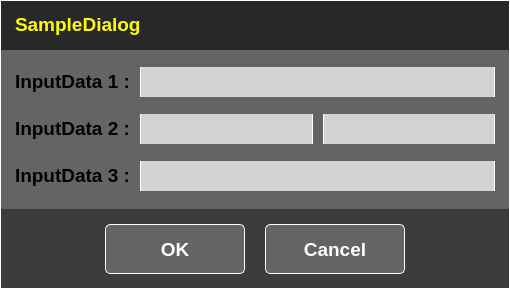
<?xml version="1.0" encoding="UTF-8"?>
<ui version="4.0">
 <class>DialogSample</class>
 <widget class="QDialog" name="DialogSample">
  <property name="geometry">
   <rect>
    <x>0</x>
    <y>0</y>
    <width>510</width>
    <height>289</height>
   </rect>
  </property>
  <property name="windowTitle">
   <string>Dialog</string>
  </property>
  <property name="styleSheet">
   <string notr="true">border-style: inset; 
border-width: 1px;
border-color: white; </string>
  </property>
  <layout class="QVBoxLayout" name="verticalLayout">
   <property name="spacing">
    <number>0</number>
   </property>
   <property name="leftMargin">
    <number>0</number>
   </property>
   <property name="topMargin">
    <number>0</number>
   </property>
   <property name="rightMargin">
    <number>0</number>
   </property>
   <property name="bottomMargin">
    <number>0</number>
   </property>
   <item>
    <widget class="QWidget" name="widget" native="true">
     <property name="sizePolicy">
      <sizepolicy hsizetype="Preferred" vsizetype="Fixed">
       <horstretch>0</horstretch>
       <verstretch>0</verstretch>
      </sizepolicy>
     </property>
     <property name="minimumSize">
      <size>
       <width>0</width>
       <height>50</height>
      </size>
     </property>
     <property name="styleSheet">
      <string notr="true">background:rgb(40,40,40);
border-bottom-style:none;</string>
     </property>
     <layout class="QHBoxLayout" name="horizontalLayout_2">
      <property name="spacing">
       <number>5</number>
      </property>
      <property name="leftMargin">
       <number>15</number>
      </property>
      <property name="topMargin">
       <number>0</number>
      </property>
      <property name="rightMargin">
       <number>5</number>
      </property>
      <property name="bottomMargin">
       <number>0</number>
      </property>
      <item>
       <widget class="QLabel" name="label">
        <property name="sizePolicy">
         <sizepolicy hsizetype="Fixed" vsizetype="Fixed">
          <horstretch>0</horstretch>
          <verstretch>0</verstretch>
         </sizepolicy>
        </property>
        <property name="font">
         <font>
          <family>MS UI Gothic</family>
          <pointsize>14</pointsize>
          <weight>75</weight>
          <bold>true</bold>
          <kerning>true</kerning>
         </font>
        </property>
        <property name="styleSheet">
         <string notr="true">color:yellow;
border:none;</string>
        </property>
        <property name="frameShape">
         <enum>QFrame::NoFrame</enum>
        </property>
        <property name="text">
         <string>SampleDialog</string>
        </property>
       </widget>
      </item>
      <item>
       <spacer name="horizontalSpacer_3">
        <property name="orientation">
         <enum>Qt::Horizontal</enum>
        </property>
        <property name="sizeHint" stdset="0">
         <size>
          <width>486</width>
          <height>20</height>
         </size>
        </property>
       </spacer>
      </item>
      <item>
       <widget class="QPushButton" name="pushButton_3">
        <property name="focusPolicy">
         <enum>Qt::NoFocus</enum>
        </property>
        <property name="styleSheet">
         <string notr="true">border:none;
outline:none;</string>
        </property>
        <property name="text">
         <string/>
        </property>
        <property name="icon">
         <iconset resource="iconimages.qrc">
          <normaloff>:/resources/images/f52d316e-8fc1-4600-af8f-44af88ba6416.png</normaloff>:/resources/images/f52d316e-8fc1-4600-af8f-44af88ba6416.png</iconset>
        </property>
        <property name="iconSize">
         <size>
          <width>32</width>
          <height>32</height>
         </size>
        </property>
       </widget>
      </item>
      <item>
       <widget class="QPushButton" name="pushButton_2">
        <property name="focusPolicy">
         <enum>Qt::NoFocus</enum>
        </property>
        <property name="styleSheet">
         <string notr="true">border:none;
outline:none;</string>
        </property>
        <property name="text">
         <string/>
        </property>
        <property name="icon">
         <iconset resource="iconimages.qrc">
          <normaloff>:/resources/images/242476d6-a274-4f73-9983-2733d47c07a7.png</normaloff>:/resources/images/242476d6-a274-4f73-9983-2733d47c07a7.png</iconset>
        </property>
        <property name="iconSize">
         <size>
          <width>32</width>
          <height>32</height>
         </size>
        </property>
       </widget>
      </item>
      <item>
       <widget class="QPushButton" name="pushButton">
        <property name="focusPolicy">
         <enum>Qt::NoFocus</enum>
        </property>
        <property name="styleSheet">
         <string notr="true">border:none;
outline:none;</string>
        </property>
        <property name="text">
         <string/>
        </property>
        <property name="icon">
         <iconset resource="iconimages.qrc">
          <normaloff>:/resources/images/097c5d0f-1ed8-4cdd-bd7b-911829b7d10b.png</normaloff>:/resources/images/097c5d0f-1ed8-4cdd-bd7b-911829b7d10b.png</iconset>
        </property>
        <property name="iconSize">
         <size>
          <width>32</width>
          <height>32</height>
         </size>
        </property>
       </widget>
      </item>
     </layout>
    </widget>
   </item>
   <item>
    <widget class="QWidget" name="widget_2" native="true">
     <property name="styleSheet">
      <string notr="true">background:rgb(100,100,100);
border-top-style:none;
border-bottom-style:none;</string>
     </property>
     <layout class="QVBoxLayout" name="verticalLayout_2">
      <property name="spacing">
       <number>0</number>
      </property>
      <property name="leftMargin">
       <number>0</number>
      </property>
      <property name="topMargin">
       <number>0</number>
      </property>
      <property name="rightMargin">
       <number>0</number>
      </property>
      <property name="bottomMargin">
       <number>0</number>
      </property>
      <item>
       <layout class="QHBoxLayout" name="horizontalLayout_6" stretch="0,1">
        <property name="spacing">
         <number>10</number>
        </property>
        <property name="leftMargin">
         <number>15</number>
        </property>
        <property name="rightMargin">
         <number>15</number>
        </property>
        <item>
         <widget class="QLabel" name="label_2">
          <property name="sizePolicy">
           <sizepolicy hsizetype="Preferred" vsizetype="Fixed">
            <horstretch>0</horstretch>
            <verstretch>0</verstretch>
           </sizepolicy>
          </property>
          <property name="font">
           <font>
            <pointsize>14</pointsize>
            <weight>75</weight>
            <bold>true</bold>
           </font>
          </property>
          <property name="styleSheet">
           <string notr="true">border:none;
outline:none;</string>
          </property>
          <property name="text">
           <string>InputData 1 :</string>
          </property>
         </widget>
        </item>
        <item>
         <widget class="QLineEdit" name="lineEdit">
          <property name="minimumSize">
           <size>
            <width>0</width>
            <height>30</height>
           </size>
          </property>
          <property name="styleSheet">
           <string notr="true">QLineEdit{ background-color: lightgray}</string>
          </property>
         </widget>
        </item>
       </layout>
      </item>
      <item>
       <layout class="QHBoxLayout" name="horizontalLayout_7" stretch="0,1,1">
        <property name="spacing">
         <number>10</number>
        </property>
        <property name="leftMargin">
         <number>15</number>
        </property>
        <property name="rightMargin">
         <number>15</number>
        </property>
        <item>
         <widget class="QLabel" name="label_3">
          <property name="sizePolicy">
           <sizepolicy hsizetype="Preferred" vsizetype="Fixed">
            <horstretch>0</horstretch>
            <verstretch>0</verstretch>
           </sizepolicy>
          </property>
          <property name="font">
           <font>
            <pointsize>14</pointsize>
            <weight>75</weight>
            <bold>true</bold>
           </font>
          </property>
          <property name="styleSheet">
           <string notr="true">border:none;
outline:none;</string>
          </property>
          <property name="text">
           <string>InputData 2 :</string>
          </property>
         </widget>
        </item>
        <item>
         <widget class="QLineEdit" name="lineEdit_4">
          <property name="minimumSize">
           <size>
            <width>0</width>
            <height>30</height>
           </size>
          </property>
          <property name="styleSheet">
           <string notr="true">QLineEdit{ background-color: lightgray}</string>
          </property>
         </widget>
        </item>
        <item>
         <widget class="QLineEdit" name="lineEdit_2">
          <property name="minimumSize">
           <size>
            <width>0</width>
            <height>30</height>
           </size>
          </property>
          <property name="styleSheet">
           <string notr="true">QLineEdit{ background-color: lightgray}</string>
          </property>
         </widget>
        </item>
       </layout>
      </item>
      <item>
       <layout class="QHBoxLayout" name="horizontalLayout_8" stretch="0,1">
        <property name="spacing">
         <number>10</number>
        </property>
        <property name="leftMargin">
         <number>15</number>
        </property>
        <property name="rightMargin">
         <number>15</number>
        </property>
        <item>
         <widget class="QLabel" name="label_4">
          <property name="sizePolicy">
           <sizepolicy hsizetype="Preferred" vsizetype="Fixed">
            <horstretch>0</horstretch>
            <verstretch>0</verstretch>
           </sizepolicy>
          </property>
          <property name="font">
           <font>
            <pointsize>14</pointsize>
            <weight>75</weight>
            <bold>true</bold>
           </font>
          </property>
          <property name="styleSheet">
           <string notr="true">border:none;
outline:none;</string>
          </property>
          <property name="text">
           <string>InputData 3 :</string>
          </property>
         </widget>
        </item>
        <item>
         <widget class="QLineEdit" name="lineEdit_3">
          <property name="minimumSize">
           <size>
            <width>0</width>
            <height>30</height>
           </size>
          </property>
          <property name="styleSheet">
           <string notr="true">QLineEdit{ background-color: lightgray}</string>
          </property>
         </widget>
        </item>
       </layout>
      </item>
     </layout>
    </widget>
   </item>
   <item>
    <widget class="QWidget" name="widget_3" native="true">
     <property name="sizePolicy">
      <sizepolicy hsizetype="Preferred" vsizetype="Fixed">
       <horstretch>0</horstretch>
       <verstretch>0</verstretch>
      </sizepolicy>
     </property>
     <property name="minimumSize">
      <size>
       <width>0</width>
       <height>80</height>
      </size>
     </property>
     <property name="styleSheet">
      <string notr="true">background:rgb(60,60,60);
border-top-style:none;</string>
     </property>
     <layout class="QHBoxLayout" name="horizontalLayout" stretch="1,0,0,1">
      <property name="spacing">
       <number>20</number>
      </property>
      <property name="leftMargin">
       <number>15</number>
      </property>
      <property name="topMargin">
       <number>0</number>
      </property>
      <property name="rightMargin">
       <number>15</number>
      </property>
      <property name="bottomMargin">
       <number>0</number>
      </property>
      <item>
       <spacer name="horizontalSpacer">
        <property name="orientation">
         <enum>Qt::Horizontal</enum>
        </property>
        <property name="sizeHint" stdset="0">
         <size>
          <width>40</width>
          <height>20</height>
         </size>
        </property>
       </spacer>
      </item>
      <item>
       <widget class="DialogButton" name="toolButton">
        <property name="sizePolicy">
         <sizepolicy hsizetype="Fixed" vsizetype="Fixed">
          <horstretch>0</horstretch>
          <verstretch>0</verstretch>
         </sizepolicy>
        </property>
        <property name="minimumSize">
         <size>
          <width>140</width>
          <height>50</height>
         </size>
        </property>
        <property name="maximumSize">
         <size>
          <width>16777215</width>
          <height>16777215</height>
         </size>
        </property>
        <property name="font">
         <font>
          <pointsize>14</pointsize>
          <weight>75</weight>
          <bold>true</bold>
         </font>
        </property>
        <property name="styleSheet">
         <string notr="true">background:rgb(100, 100, 100);
border-style: solid;
border-width: 1px;
border-color: white;
border-radius: 5px;
color:white;</string>
        </property>
        <property name="text">
         <string>OK</string>
        </property>
       </widget>
      </item>
      <item>
       <widget class="QToolButton" name="toolButton_2">
        <property name="sizePolicy">
         <sizepolicy hsizetype="Fixed" vsizetype="Fixed">
          <horstretch>0</horstretch>
          <verstretch>0</verstretch>
         </sizepolicy>
        </property>
        <property name="minimumSize">
         <size>
          <width>140</width>
          <height>50</height>
         </size>
        </property>
        <property name="maximumSize">
         <size>
          <width>16777215</width>
          <height>16777215</height>
         </size>
        </property>
        <property name="font">
         <font>
          <pointsize>14</pointsize>
          <weight>75</weight>
          <bold>true</bold>
         </font>
        </property>
        <property name="styleSheet">
         <string notr="true">background:rgb(100, 100, 100);
border-style: inset;
border-width: 1px;
border-color: white;
border-radius: 5px;
color:white;</string>
        </property>
        <property name="text">
         <string>Cancel</string>
        </property>
       </widget>
      </item>
      <item>
       <spacer name="horizontalSpacer_2">
        <property name="orientation">
         <enum>Qt::Horizontal</enum>
        </property>
        <property name="sizeHint" stdset="0">
         <size>
          <width>40</width>
          <height>20</height>
         </size>
        </property>
       </spacer>
      </item>
     </layout>
    </widget>
   </item>
  </layout>
 </widget>
 <customwidgets>
  <customwidget>
   <class>DialogButton</class>
   <extends>QToolButton</extends>
   <header>dialogbutton.h</header>
  </customwidget>
 </customwidgets>
 <tabstops>
  <tabstop>lineEdit</tabstop>
  <tabstop>lineEdit_4</tabstop>
  <tabstop>lineEdit_2</tabstop>
  <tabstop>lineEdit_3</tabstop>
  <tabstop>toolButton</tabstop>
  <tabstop>toolButton_2</tabstop>
 </tabstops>
 <resources>
  <include location="iconimages.qrc"/>
 </resources>
 <connections/>
</ui>
